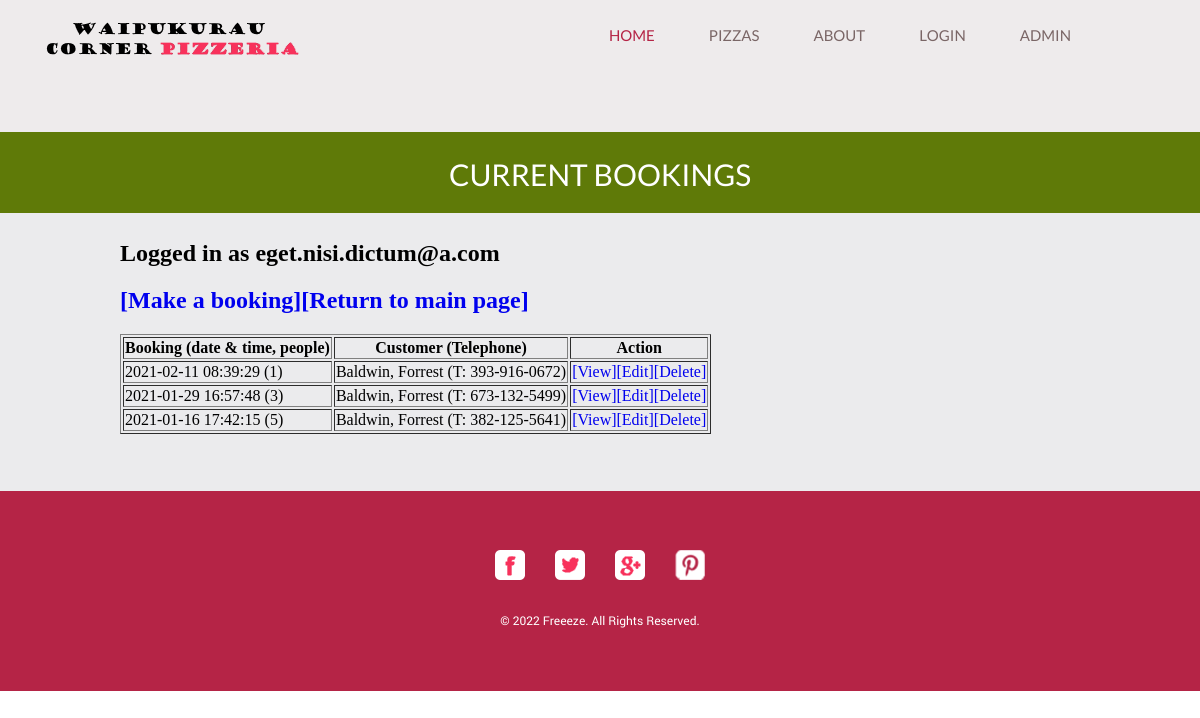
/listbookings.php (signed in), run on the app's committed database.
### tables this page shows
CREATE TABLE IF NOT EXISTS booking (
  bookingID int unsigned NOT NULL auto_increment,
  customerID int unsigned NOT NULL,
  telephone varchar(14) NOT NULL,
  bookingdate datetime,
  people int default 1,
  PRIMARY KEY (bookingID)
) AUTO_INCREMENT=1;

CREATE TABLE IF NOT EXISTS customer (
  customerID int unsigned NOT NULL auto_increment,
  firstname varchar(50) NOT NULL,
  lastname varchar(50) NOT NULL,
  email varchar(100) NOT NULL,
  role varchar(50) NOT NULL default 'customer',  
  password varchar(40) NOT NULL default '.',
  PRIMARY KEY (customerID)
) AUTO_INCREMENT=1;

### listbookings.php (the view, shortened to what this page needs)
<!DOCTYPE HTML>
<html>
<head>
</head>
<body>
    <?php
    include "header.php";
    include "menu.php";
    ?>
    <div id="body">
        <div class="header">
            <div>
                <h1>Current Bookings</h1>
            </div>
        </div>
        <div class="body">
            <div>
                <?php
                include_once "checksession.php";
                $DBC = mysqli_connect("127.0.0.1", DBUSER, DBPASSWORD, DBDATABASE);
                $role = $_SESSION['role'];
                $id = $_SESSION['customerid'];
                if ($role == "admin") {
                    $query = 'SELECT bookingID, bookingdate, people, telephone, firstname, lastname
                    FROM booking, customer
                    WHERE booking.customerID = customer.customerID
                    ORDER BY lastname';
                } else {
                    $query = "SELECT bookingID, bookingdate, people, telephone, firstname, lastname
                    FROM booking
                    INNER JOIN customer ON booking.customerID = customer.customerID
                    WHERE customer.customerID = $id
                    ORDER BY lastname";
                }
                $result = mysqli_query($DBC, $query);
                $rowcount = mysqli_num_rows($result);
                ?>
                <h2><a href='addbooking.php'>[Make a booking]</a><a href='/pizza/'>[Return to main page]</a></h2>
                <table border="1">
                    <thread>
                        <tr>
                            <th>Booking (date & time, people)</th>
                            <th>Customer (Telephone)</th>
                            <th>Action</th>
                        </tr>
                    </thread>
                    <?php
                    if ($rowcount > 0) {
                        while ($row = mysqli_fetch_assoc($result)) {
                            $id = $row['bookingID'];
                            echo '<td>' . $row['bookingdate'] . ' (' . $row['people'] . ')</td>';
                            echo '<td>' . $row['lastname'] . ', ' . $row['firstname'] . ' (T: ' . $row['telephone'] . ')</td>';
                            echo '<td><a href="viewbooking.php?id=' . $id . '">[View]</a>';
                            echo '<a href ="editbooking.php?id=' . $id . '">[Edit]</a>';
                            echo '<a href ="deletebooking.php?id=' . $id . '">[Delete]</a></td>';
                        }
                    } else echo '<h2>No bookings found!</h2>';
                    ?>
                </table>
            </div>
        </div>
    </div>
</body>
<?php
include "footer.php"
?>
</html>

### css/style.css (style rules this page uses)
body { margin: 0; padding: 0; position: relative; width: auto; }
a { text-decoration: none; outline: none; }
#body { margin: 0; overflow: hidden; padding: 0; position: relative; width: 100%; }
#body div.header { background-color: #5F7A08; margin: 0 auto; max-width: none; overflow: hidden; padding: 0; }
#body div.header div { margin: 0 auto; max-width: 960px; padding: 0; }
#body div.header div h1 { color: #FFFFFF; font-family: lato-regular-webfont; font-size: 30px; font-weight: normal; line-height: 30px; margin: 0; padding: 28px 0 23px; text-align: center; text-transform: uppercase; }
#body div.body { background-color: #ebebed; margin: 0; max-width: none; min-height: 249px; overflow: hidden; padding: 0; width: 100%; }
#body div { margin: 0 auto; max-width: 960px; padding: 7px 0 57px; }

### data on the page
booking: bookingdate "2021-02-11 08:39:29", people "1", customerID.lastname "Baldwin", customerID.firstname "Forrest", telephone "393-916-0672"
booking: bookingdate "2021-01-29 16:57:48", people "3", customerID.lastname "Baldwin", customerID.firstname "Forrest", telephone "673-132-5499"
booking: bookingdate "2021-01-16 17:42:15", people "5", customerID.lastname "Baldwin", customerID.firstname "Forrest", telephone "382-125-5641"

### other printed values
$un "eget.nisi.dictum@a.com"
